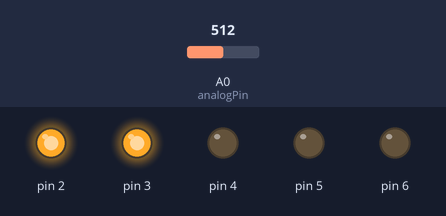
Simulated run of this sketch. Board: Arduino Uno, built with avr-gcc and run on an emulated ATmega328P. On the bench: output pins drawn as LEDs (lit = HIGH). The test bench sets the inputs (shaded band); at power-on: A0 (analogPin) = 512.

Above: at 1.2 s.
1.3 s: A0 (analogPin) set to 600
2.8 s: A0 (analogPin) set to 620
At 3.6 s:
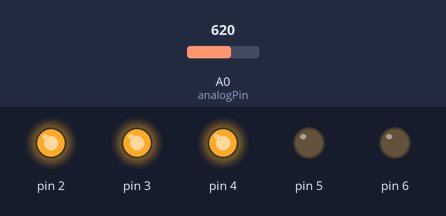
4.3 s: A0 (analogPin) set to 805
5.8 s: A0 (analogPin) set to 832
At 7.0 s:
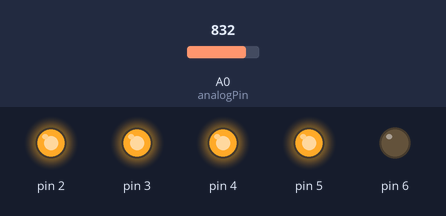
7.3 s: A0 (analogPin) set to 1005
8.8 s: A0 (analogPin) set to 1023
At 9.3 s:
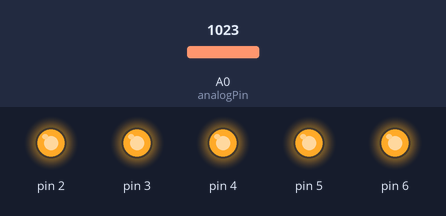
Timing chart, 0 to 11.3 s (numbered marks = the images above; inputs shaded):
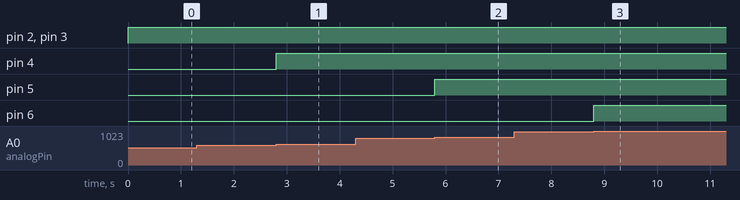

Measured:
- the behaviour switches between 613 and 614 on A0 (analogPin) (found by bisection; images 0 and 1)
- the behaviour switches between 818 and 819 on A0 (analogPin) (found by bisection; images 1 and 2)
- the behaviour switches between 1022 and 1023 on A0 (analogPin) (found by bisection; images 2 and 3)
- after the input at 1.3 s, every drawn part: stays the same
- after the input at 2.8 s, pin 4: LOW → HIGH at once
- after the input at 4.3 s, every drawn part: stays the same
- after the input at 5.8 s, pin 5: LOW → HIGH at once
- after the input at 7.3 s, every drawn part: stays the same
- after the input at 8.8 s, pin 6: LOW → HIGH at once

The sketch:

Bar_Graph.ino
```cpp
const int PRIMOLED = 2;
const int ULTIMOLED = 7;
int timer = 50;           // The higher the number, the slower the timing.
const int analogPin = A0;
int p,p1;

void setup() {


  // use a for loop to initialize each pin as an output:
  for (int thisPin = PRIMOLED; thisPin <ULTIMOLED; thisPin++) {
    pinMode(thisPin, OUTPUT);
  }
}

void loop() {
  // loop from the lowest pin to the highest:

  for (int thisPin = PRIMOLED; thisPin < ULTIMOLED; thisPin++) {
    // turn the pin on:
     p = analogRead(analogPin);
     p1 = (5*p)/1023 +PRIMOLED;
     if(thisPin < p1)
        digitalWrite(thisPin, HIGH);
    else
    // turn the pin off:
        digitalWrite(thisPin, LOW);
  }


}
```
